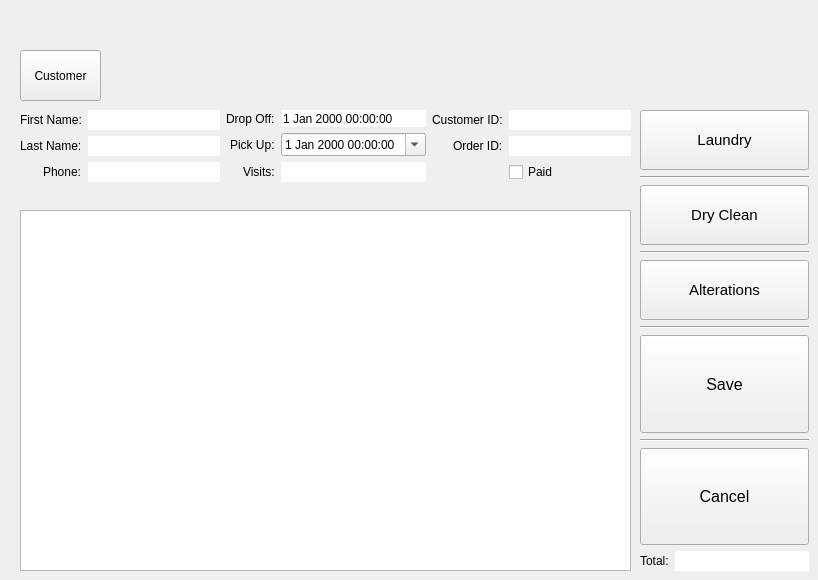
    <widget class="QWidget" name="pgDropOff">
     <widget class="QPushButton" name="btnCustomer">
      <property name="geometry">
       <rect>
        <x>20</x>
        <y>50</y>
        <width>81</width>
        <height>51</height>
       </rect>
      </property>
      <property name="cursor">
       <cursorShape>PointingHandCursor</cursorShape>
      </property>
      <property name="text">
       <string>Customer</string>
      </property>
     </widget>
     <widget class="QTableView" name="tableViewOrdersDP">
      <property name="geometry">
       <rect>
        <x>20</x>
        <y>210</y>
        <width>611</width>
        <height>361</height>
       </rect>
      </property>
      <attribute name="horizontalHeaderMinimumSectionSize">
       <number>45</number>
      </attribute>
      <attribute name="horizontalHeaderDefaultSectionSize">
       <number>120</number>
      </attribute>
      <attribute name="verticalHeaderVisible">
       <bool>false</bool>
      </attribute>
      <attribute name="verticalHeaderCascadingSectionResizes">
       <bool>false</bool>
      </attribute>
     </widget>
     <widget class="QWidget" name="gridLayoutWidget_3">
      <property name="geometry">
       <rect>
        <x>20</x>
        <y>110</y>
        <width>611</width>
        <height>102</height>
       </rect>
      </property>
      <layout class="QGridLayout" name="gridLayoutInformation">
       <item row="0" column="1">
        <layout class="QFormLayout" name="formLayoutDate">
         <property name="labelAlignment">
          <set>Qt::AlignRight|Qt::AlignTrailing|Qt::AlignVCenter</set>
         </property>
         <item row="0" column="0">
          <widget class="QLabel" name="lblDropOffDP">
           <property name="text">
            <string>Drop Off:</string>
           </property>
          </widget>
         </item>
         <item row="0" column="1">
          <widget class="QDateTimeEdit" name="dateDTDropOffDP">
           <property name="enabled">
            <bool>true</bool>
           </property>
           <property name="frame">
            <bool>false</bool>
           </property>
           <property name="readOnly">
            <bool>true</bool>
           </property>
           <property name="buttonSymbols">
            <enum>QAbstractSpinBox::NoButtons</enum>
           </property>
           <property name="dateTime">
            <datetime>
             <hour>0</hour>
             <minute>0</minute>
             <second>0</second>
             <year>2000</year>
             <month>1</month>
             <day>1</day>
            </datetime>
           </property>
           <property name="date">
            <date>
             <year>2000</year>
             <month>1</month>
             <day>1</day>
            </date>
           </property>
          </widget>
         </item>
         <item row="1" column="0">
          <widget class="QLabel" name="lblPickUpDP">
           <property name="text">
            <string>Pick Up:</string>
           </property>
          </widget>
         </item>
         <item row="1" column="1">
          <widget class="QDateTimeEdit" name="dateDTPickUpDP">
           <property name="enabled">
            <bool>true</bool>
           </property>
           <property name="cursor">
            <cursorShape>PointingHandCursor</cursorShape>
           </property>
           <property name="calendarPopup">
            <bool>true</bool>
           </property>
          </widget>
         </item>
         <item row="2" column="0">
          <widget class="QLabel" name="lblVisitsDP">
           <property name="text">
            <string>Visits:</string>
           </property>
          </widget>
         </item>
         <item row="2" column="1">
          <widget class="QLineEdit" name="lineVisitsDP">
           <property name="enabled">
            <bool>true</bool>
           </property>
           <property name="cursor">
            <cursorShape>ArrowCursor</cursorShape>
           </property>
           <property name="frame">
            <bool>false</bool>
           </property>
           <property name="readOnly">
            <bool>true</bool>
           </property>
          </widget>
         </item>
        </layout>
       </item>
       <item row="0" column="0">
        <layout class="QFormLayout" name="formLayoutCustomer">
         <property name="labelAlignment">
          <set>Qt::AlignRight|Qt::AlignTrailing|Qt::AlignVCenter</set>
         </property>
         <item row="0" column="0">
          <widget class="QLabel" name="lblFNameDP">
           <property name="text">
            <string>First Name:</string>
           </property>
          </widget>
         </item>
         <item row="0" column="1">
          <widget class="QLineEdit" name="lineFNameDP">
           <property name="cursor">
            <cursorShape>ArrowCursor</cursorShape>
           </property>
           <property name="focusPolicy">
            <enum>Qt::NoFocus</enum>
           </property>
           <property name="inputMethodHints">
            <set>Qt::ImhNone</set>
           </property>
           <property name="frame">
            <bool>false</bool>
           </property>
           <property name="readOnly">
            <bool>true</bool>
           </property>
          </widget>
         </item>
         <item row="1" column="0">
          <widget class="QLabel" name="lblLNameDP">
           <property name="text">
            <string>Last Name:</string>
           </property>
          </widget>
         </item>
         <item row="1" column="1">
          <widget class="QLineEdit" name="lineLNameDP">
           <property name="cursor">
            <cursorShape>ArrowCursor</cursorShape>
           </property>
           <property name="focusPolicy">
            <enum>Qt::NoFocus</enum>
           </property>
           <property name="frame">
            <bool>false</bool>
           </property>
           <property name="readOnly">
            <bool>true</bool>
           </property>
          </widget>
         </item>
         <item row="2" column="0">
          <widget class="QLabel" name="lblPhoneDP">
           <property name="text">
            <string>Phone:</string>
           </property>
          </widget>
         </item>
         <item row="2" column="1">
          <widget class="QLineEdit" name="linePhoneDP">
           <property name="cursor">
            <cursorShape>ArrowCursor</cursorShape>
           </property>
           <property name="focusPolicy">
            <enum>Qt::NoFocus</enum>
           </property>
           <property name="frame">
            <bool>false</bool>
           </property>
           <property name="readOnly">
            <bool>true</bool>
           </property>
          </widget>
         </item>
        </layout>
       </item>
       <item row="0" column="2">
        <layout class="QFormLayout" name="formLayoutID">
         <property name="labelAlignment">
          <set>Qt::AlignRight|Qt::AlignTrailing|Qt::AlignVCenter</set>
         </property>
         <item row="0" column="0">
          <widget class="QLabel" name="lblCustomerIDDP">
           <property name="text">
            <string>Customer ID:</string>
           </property>
          </widget>
         </item>
         <item row="0" column="1">
          <widget class="QLineEdit" name="lineCustomerIDDP">
           <property name="cursor">
            <cursorShape>ArrowCursor</cursorShape>
           </property>
           <property name="focusPolicy">
            <enum>Qt::NoFocus</enum>
           </property>
           <property name="frame">
            <bool>false</bool>
           </property>
           <property name="readOnly">
            <bool>true</bool>
           </property>
          </widget>
         </item>
         <item row="1" column="0">
          <widget class="QLabel" name="lblOrderIDDP">
           <property name="text">
            <string>Order ID:</string>
           </property>
          </widget>
         </item>
         <item row="1" column="1">
          <widget class="QLineEdit" name="lineOrderIDDP">
           <property name="cursor">
            <cursorShape>ArrowCursor</cursorShape>
           </property>
           <property name="focusPolicy">
            <enum>Qt::NoFocus</enum>
           </property>
           <property name="frame">
            <bool>false</bool>
           </property>
           <property name="readOnly">
            <bool>true</bool>
           </property>
          </widget>
         </item>
         <item row="2" column="0">
          <widget class="QLabel" name="label">
           <property name="enabled">
            <bool>false</bool>
           </property>
           <property name="text">
            <string/>
           </property>
          </widget>
         </item>
         <item row="2" column="1">
          <widget class="QCheckBox" name="checkBoxPaidDP">
           <property name="cursor">
            <cursorShape>PointingHandCursor</cursorShape>
           </property>
           <property name="text">
            <string>Paid</string>
           </property>
          </widget>
         </item>
        </layout>
       </item>
      </layout>
     </widget>
     <widget class="QWidget" name="layoutWidget">
      <property name="geometry">
       <rect>
        <x>640</x>
        <y>110</y>
        <width>169</width>
        <height>461</height>
       </rect>
      </property>
      <layout class="QVBoxLayout" name="verticalLayout">
       <item>
        <layout class="QVBoxLayout" name="verticalLayoutOptionsDP">
         <item>
          <widget class="QPushButton" name="btnLaundry">
           <property name="sizePolicy">
            <sizepolicy hsizetype="Minimum" vsizetype="Expanding">
             <horstretch>0</horstretch>
             <verstretch>0</verstretch>
            </sizepolicy>
           </property>
           <property name="font">
            <font>
             <pointsize>11</pointsize>
            </font>
           </property>
           <property name="cursor">
            <cursorShape>PointingHandCursor</cursorShape>
           </property>
           <property name="text">
            <string>Laundry</string>
           </property>
          </widget>
         </item>
         <item>
          <widget class="Line" name="line_3">
           <property name="orientation">
            <enum>Qt::Horizontal</enum>
           </property>
          </widget>
         </item>
         <item>
          <widget class="QPushButton" name="btnDryClean">
           <property name="sizePolicy">
            <sizepolicy hsizetype="Minimum" vsizetype="Expanding">
             <horstretch>0</horstretch>
             <verstretch>0</verstretch>
            </sizepolicy>
           </property>
           <property name="font">
            <font>
             <pointsize>11</pointsize>
            </font>
           </property>
           <property name="cursor">
            <cursorShape>PointingHandCursor</cursorShape>
           </property>
           <property name="text">
            <string>Dry Clean</string>
           </property>
          </widget>
         </item>
         <item>
          <widget class="Line" name="line_2">
           <property name="orientation">
            <enum>Qt::Horizontal</enum>
           </property>
          </widget>
         </item>
         <item>
          <widget class="QPushButton" name="btnAlterations">
           <property name="sizePolicy">
            <sizepolicy hsizetype="Minimum" vsizetype="Expanding">
             <horstretch>0</horstretch>
             <verstretch>0</verstretch>
            </sizepolicy>
           </property>
           <property name="font">
            <font>
             <pointsize>11</pointsize>
            </font>
           </property>
           <property name="cursor">
            <cursorShape>PointingHandCursor</cursorShape>
           </property>
           <property name="text">
            <string>Alterations</string>
           </property>
          </widget>
         </item>
        </layout>
       </item>
       <item>
        <widget class="Line" name="line_4">
         <property name="orientation">
          <enum>Qt::Horizontal</enum>
         </property>
        </widget>
       </item>
       <item>
        <layout class="QVBoxLayout" name="verticalLayoutSaveDP">
         <property name="sizeConstraint">
          <enum>QLayout::SetFixedSize</enum>
         </property>
         <item>
          <widget class="QPushButton" name="btnSaveDP">
           <property name="sizePolicy">
            <sizepolicy hsizetype="Minimum" vsizetype="Expanding">
             <horstretch>0</horstretch>
             <verstretch>0</verstretch>
            </sizepolicy>
           </property>
           <property name="font">
            <font>
             <pointsize>12</pointsize>
             <bold>false</bold>
            </font>
           </property>
           <property name="cursor">
            <cursorShape>PointingHandCursor</cursorShape>
           </property>
           <property name="text">
            <string>Save</string>
           </property>
          </widget>
         </item>
         <item>
          <widget class="Line" name="line">
           <property name="orientation">
            <enum>Qt::Horizontal</enum>
           </property>
          </widget>
         </item>
         <item>
          <widget class="QPushButton" name="btnReturn">
           <property name="sizePolicy">
            <sizepolicy hsizetype="Minimum" vsizetype="Expanding">
             <horstretch>0</horstretch>
             <verstretch>0</verstretch>
            </sizepolicy>
           </property>
           <property name="font">
            <font>
             <pointsize>12</pointsize>
            </font>
           </property>
           <property name="cursor">
            <cursorShape>PointingHandCursor</cursorShape>
           </property>
           <property name="text">
            <string>Cancel</string>
           </property>
          </widget>
         </item>
        </layout>
       </item>
       <item>
        <layout class="QFormLayout" name="formLayout">
         <item row="0" column="0">
          <widget class="QLabel" name="lblOrderTotalDP">
           <property name="text">
            <string>Total:</string>
           </property>
          </widget>
         </item>
         <item row="0" column="1">
          <widget class="QLineEdit" name="lineOrderTotalDP">
           <property name="cursor">
            <cursorShape>ArrowCursor</cursorShape>
           </property>
           <property name="focusPolicy">
            <enum>Qt::NoFocus</enum>
           </property>
           <property name="frame">
            <bool>false</bool>
           </property>
           <property name="readOnly">
            <bool>true</bool>
           </property>
          </widget>
         </item>
        </layout>
       </item>
      </layout>
     </widget>
    </widget>
